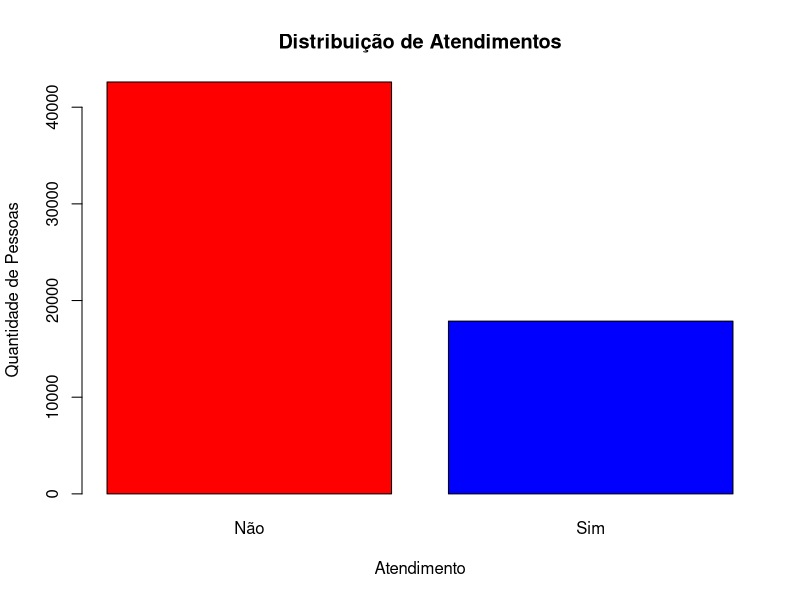
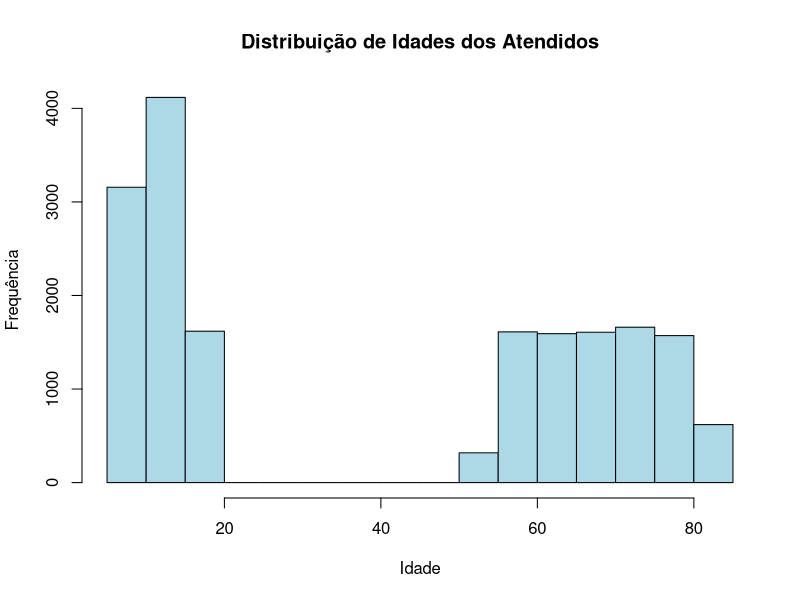

R code for these plots, in order:
p <- 189000
n <- 60480

n17 <- n / 2
n55 <- n / 2

# idadepop <- abs(round(rnorm(n, 37, 7), 0))
# idadepop

idade7a17 <- sample(7:17, n17, replace = TRUE)
idade7a17

idade55a82 <- sample(55:82, n55, replace = TRUE)
idade55a82

idades <- c(idade7a17, idade55a82)

idades

atendimento_temp <- rbinom(n, 1, 0.30)
atendimento_temp

atendimento <- factor(atendimento_temp,
                  levels = c(0,1),
                  labels = c("Não", "Sim"),
                  ordered = TRUE
)
atendimento

df = data.frame(idades,atendimento, atendimento_temp)

View(df)

mediaAtendida <- round(mean(df$atendimento_temp), 2)
mediaAtendida
barplot(table(df$atendimento), 
        col = c("red", "blue"), 
        main = "Distribuição de Atendimentos", 
        xlab = "Atendimento", 
        ylab = "Quantidade de Pessoas")


df_atendidos <- df[df$atendimento_temp == 1, ]
media_idade_a <- round(mean(df_atendidos$idades), 0)
media_idade_a

hist(df_atendidos$idades, 
     breaks = 15, 
     col = "lightblue", 
     main = "Distribuição de Idades dos Atendidos",
     xlab = "Idade",
     ylab = "Frequência")

